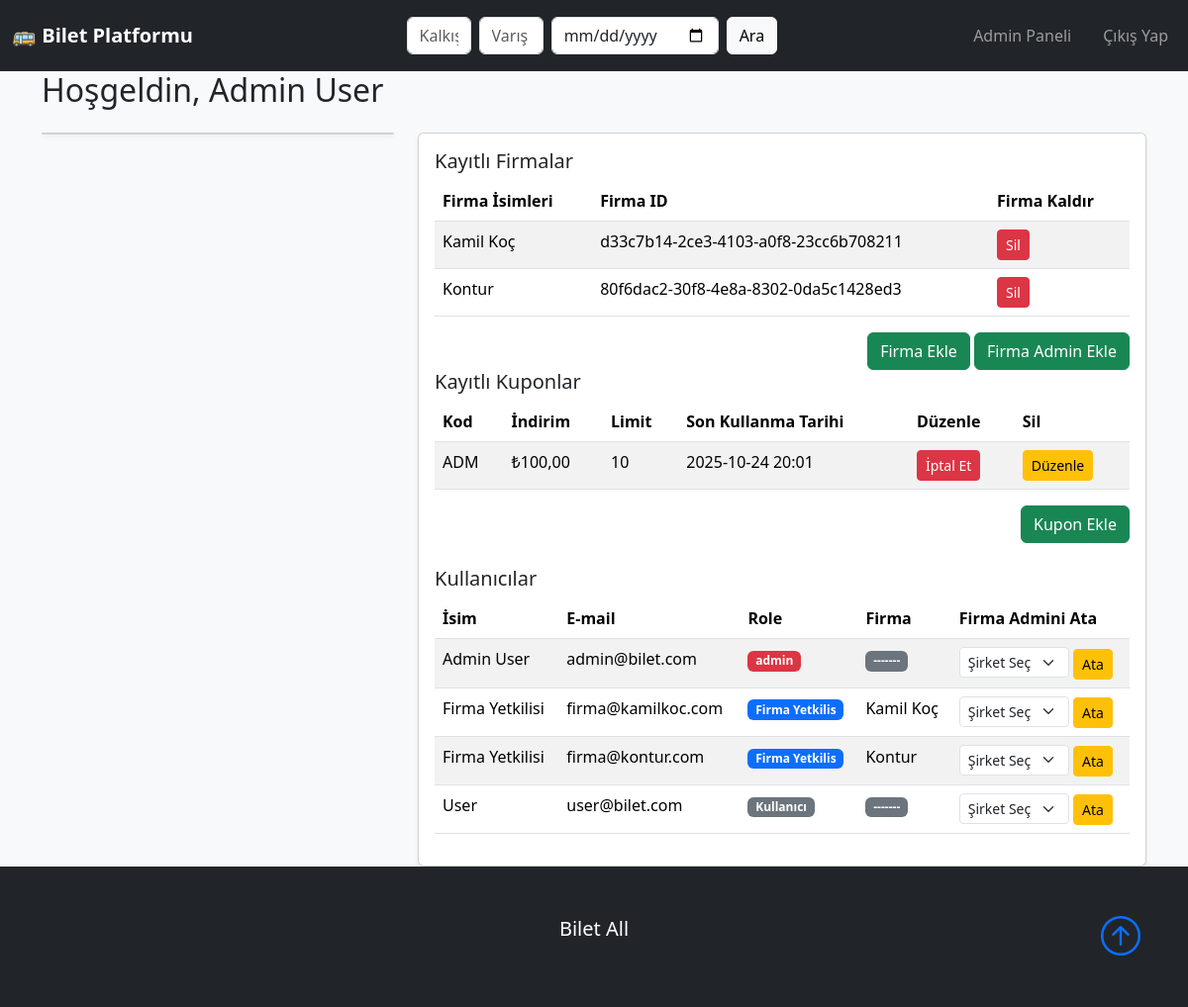
The app's page /admin_panel.php (signed in) with its own data.
### tables this page shows
CREATE TABLE Bus_Company (
    id TEXT PRIMARY KEY,                          -- UUID
    name TEXT UNIQUE NOT NULL,
    logo_path TEXT,
    created_at TIMESTAMP DEFAULT CURRENT_TIMESTAMP
);

CREATE TABLE Coupons (
    id TEXT PRIMARY KEY,                          -- UUID
    code TEXT UNIQUE NOT NULL,
    discount REAL NOT NULL,
    company_id TEXT,                              -- Nullable FK (if null, coupon is admin)
    usage_limit INTEGER NOT NULL,
    expire_date DATETIME NOT NULL,
    created_at TIMESTAMP DEFAULT CURRENT_TIMESTAMP,
    FOREIGN KEY (company_id) REFERENCES Bus_Company(id)
);

CREATE TABLE User (
    id TEXT PRIMARY KEY,                         -- UUID
    full_name TEXT NOT NULL,
    email TEXT UNIQUE NOT NULL,
    role TEXT CHECK(role IN ('user', 'company', 'admin')) NOT NULL DEFAULT 'user',
    password TEXT NOT NULL,
    company_id TEXT,                              -- Nullable FK (only for company users)
    balance REAL DEFAULT 800,
    created_at TIMESTAMP DEFAULT CURRENT_TIMESTAMP,
    FOREIGN KEY (company_id) REFERENCES Bus_Company(id)
);

### src/helper.php (called while the page is built, shortened)
<?php
require_once __DIR__ . '/../src/auth.php';
function get_admin_coupons(){
    global $db;
    $stmt = $db->prepare('SELECT *
    FROM Coupons
    WHERE company_id  IS NULL
    ORDER BY code ASC');
    $stmt->execute();
    return $stmt->fetchAll(PDO::FETCH_ASSOC);
}
function get_companies() {
    global $db;
    $stmt = $db->prepare('SELECT id, name FROM Bus_Company ORDER BY created_at DESC');
    $stmt->execute();
    return $stmt->fetchAll(PDO::FETCH_ASSOC);
}
function get_users() {
    global $db;
    $stmt = $db->prepare('SELECT U.*, B.name AS company_name
        FROM User U
        LEFT JOIN Bus_Company B ON U.company_id = B.id
        ORDER BY U.role ASC');
    $stmt->execute();
    return $stmt->fetchAll(PDO::FETCH_ASSOC);
}
?>

### public/admin_panel.php (the view, shortened to what this page needs)
<?php
require_once __DIR__ . '/../src/auth.php';
require_once __DIR__ .'/../src/helper.php';
include 'header.php';
$full_name = $_SESSION['full_name'] ?? '';
$companies = get_companies();
$coupons = get_admin_coupons();
$users = get_users();
?>
<div class="main-content">
  <div class="container">
  <h2 class="mb-4">Hoşgeldin, <?= htmlspecialchars($full_name) ?></h2>
    <div class="row g-4">
      <div class="col-md-4">
        <div class="card text-center shadow-sm">
        </div>
      </div>
      <div class="col-md-8">
        <div class="card shadow-sm">
          <div class="card-body">
            <h5 class="card-title">Kayıtlı Firmalar</h5>
            <table class="table table-striped">
              <thead>
                <tr>
                  <th>Firma İsimleri</th>
                  <th>Firma ID</th>
                  <th>Firma Kaldır</th>
                </tr>
              </thead>
              <tbody>
                <?php if (empty($companies)): ?>
                  <tr><td colspan="3" class="text-center">Kayıtlı Firma Bulunamadı..</td></tr>
                <?php else: ?>
                  <?php foreach ($companies as $company): ?>
                    <tr>
                      <td><?= htmlspecialchars($company['name']) ?>
                      <td><?= htmlspecialchars($company['id']) ?>
                      <td>
                        <form action="cancel_company.php" method="POST" style="display:inline;">
                            <button type="submit" class="btn btn-danger btn-sm">Sil</button>
                        </form>
                      </td>
                    </tr>
                  <?php endforeach; ?>
                <?php endif; ?>
              </tbody>
            </table>
            <div class="mt-3 text-end">
              <a href="add_company.php" class="btn btn-success">Firma Ekle</a>
              <form action="add_company_admin.php" method="POST" style="display:inline;">
                <button type="submit" class="btn btn-success">Firma Admin Ekle</button>
              </form>
            </div>
            <h5 class="card-title">Kayıtlı Kuponlar</h5>
            <table class="table table-striped">
              <thead>
                <tr>
                  <th>Kod</th>
                  <th>İndirim</th>
                  <th>Limit</th>
                  <th>Son Kullanma Tarihi</th>
                  <th>Düzenle</th>
                  <th>Sil</th>
                </tr>
              </thead>
              <tbody>
                <?php if (empty($coupons)): ?>
                  <tr><td colspan="3" class="text-center">Firmanıza kayıtlı Kupon bulunmamaktadır..</td></tr>
                <?php else: ?>
                  <?php foreach ($coupons as $coupon): ?>
                    <tr>
                      <td><?= htmlspecialchars($coupon['code']) ?></td>
                      <td>₺<?= number_format($coupon['discount'], 2, ',', '.') ?></td>
                      <td><?= htmlspecialchars($coupon['usage_limit']) ?></td>
                      <td><?= date('Y-m-d H:i', strtotime($coupon['expire_date'])) ?></td>
                      <td>
                        <form action="cancel_coupon.php" method="POST" style="display:inline;">
                            <button type="submit" class="btn btn-danger btn-sm">İptal Et</button>
                        </form>
                      </td>
                      <td>
                        <form action="edit_coupon.php" method="POST" style="display:inline;">
                            <button type="submit" class="btn btn-warning btn-sm">Düzenle</button>
                        </form>
                      </td>
                    </tr>
                  <?php endforeach; ?>
                <?php endif; ?>
              </tbody>
            </table>
            <div class="mt-3 text-end">
              <form action="add_coupon.php" method="POST" style="display:inline;">
                <button type="submit" class="btn btn-success btn">Kupon Ekle</button>
              </form>
            </div>
            <h5 class="card-title mt-4">Kullanıcılar</h5>
            <table class="table table-striped">
              <thead>
                <tr>
                  <th>İsim</th>
                  <th>E-mail</th>
                  <th>Role</th>
                  <th>Firma</th>
                  <th>Firma Admini Ata</th>
                </tr>
              </thead>
              <tbody>
                <?php if (empty($users)): ?>
                  <tr><td colspan="3" class="text-center">Kayıtlı kullanıcı bulunamadı.</td></tr>
                <?php else: ?>
                  <?php foreach ($users as $user): ?>
                    <tr>
                      <td><?= htmlspecialchars($user['full_name']) ?></td>
                      <td><?= htmlspecialchars($user['email']) ?></td>
                      <td>
                        <?php if ($user['role'] === 'user'): ?>
                          <span class="badge bg-secondary">Kullanıcı</span>
                        <?php elseif ($user['role'] === 'company'): ?>
                          <span class="badge bg-primary">Firma Yetkilis</span>
                        <?php elseif ($user['role'] === 'admin'): ?>
                          <span class="badge bg-danger">admin</span>
                        <?php endif; ?>
                      </td>
                      <td>
                        <?php if (!($user['company_id'] == NULL)): ?>
                          <?= htmlspecialchars($user['company_name']) ?>
                        <?php else: ?>
                          <span class="badge bg-secondary">-------</span>
                        <?php endif; ?>
                      </td>
                      <td>
                        <form action="company_admin_set.php" method="POST" style="display:inline;">
                          <select name="company_id" class="form-select form-select-sm d-inline-block w-auto" required>
                              <option value="">Şirket Seç</option>
                          </select>
                          <button type="submit" class="btn btn-warning btn-sm">Ata</button>
                        </form>
                      </td>
                    </tr>
                  <?php endforeach; ?>
                <?php endif; ?>
              </tbody>
            </table>
          </div>
        </div>
      </div>
    </div>
  </div>
</div>
<?php include 'footer.php'; ?>

### public/view/css/style.css (style rules this page uses)
html, body { height: 100%; }
body { display: flex; flex-direction: column; min-height: 100vh; }
.main-content { flex: 1; }

### records on screen
bus_company: name "Kamil Koç", id "d33c7b14-2ce3-4103-a0f8-23cc6b708211"
bus_company: name "Kontur", id "80f6dac2-30f8-4e8a-8302-0da5c1428ed3"
coupons: code "ADM", discount "100,00", usage_limit "10", expire_date "2025-10-24 20:01"
user: full_name "Admin User", email "admin@bilet.com", role "admin"
user: full_name "Firma Yetkilisi", email "firma@kamilkoc.com", role "Firma Yetkilis", company.name "Kamil Koç"
user: full_name "Firma Yetkilisi", email "firma@kontur.com", role "Firma Yetkilis", company.name "Kontur"
user: full_name "User", email "user@bilet.com", role "Kullanıcı"

### other values on screen
$full_name "Admin User"
